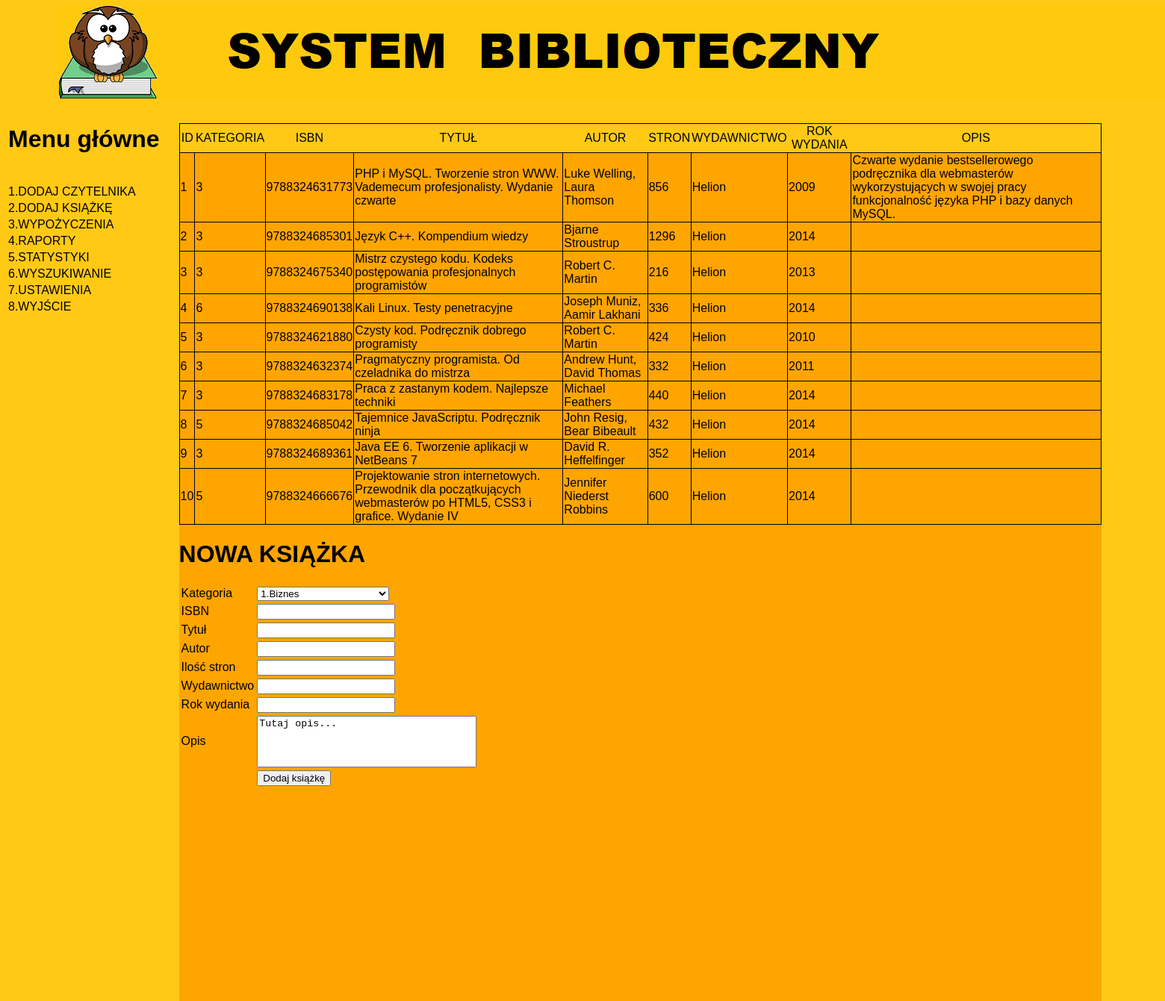
/Ksiazka.php, run on the app's committed database.
### tables this page shows
CREATE TABLE IF NOT EXISTS `ksiazka` (
`id_ksiazka` int(11) NOT NULL COMMENT 'Klucz główny przydzielony automatycznie',
  `id_kategoria` int(11) NOT NULL COMMENT 'Klucz obcy z tabeli kategoria',
  `isbn` varchar(13) NOT NULL COMMENT 'Niepowtarzalny 13-cyfrowy identyfikator książki',
  `tytul` varchar(200) NOT NULL COMMENT 'Tytuł książki',
  `autor` varchar(70) NOT NULL COMMENT 'Imię i Nazwisko autora książki',
  `stron` int(4) NOT NULL COMMENT 'Liczba stron książki',
  `wydawnictwo` varchar(50) NOT NULL COMMENT 'Nazwa wydawnictwa, w którym wydano książkę',
  `rok_wydania` int(4) NOT NULL COMMENT 'Rok wydania książki',
  `opis` text COMMENT 'Opis książki'
);

### Ksiazka.php (the view, shortened to what this page needs)
<html>
	<head>
		<link rel = "stylesheet" type = "text/css" href = "biblioteka.css"/>
	</head>
	<body class = "index">
		<div id = "baner">
			<img src = "logo.png"/>
		</div>
		<div id = "lewa">
			<table>
			<tr>
			<td><h1>Menu główne</h1></br></td>
			</tr>
			<tr>
			<td><a href = "Czytelnik.php" id = "czytelnik">1.DODAJ CZYTELNIKA </a></td>
			</tr>
			<tr>
			<td><a href = "Ksiazka.php">2.DODAJ KSIĄŻKĘ</a></td>
			</tr>
			<tr>
			<td><a href = "Wypozyczenia.php">3.WYPOŻYCZENIA</a></td>
			</tr>
			<tr>
			<td><a href = "Raporty.php">4.RAPORTY</a></td>
			</tr>
			<tr>
			<td><a href = "Statystyka.php">5.STATYSTYKI</a></td>
			</tr>
			<tr>
			<td><a href = "Szukaj.php">6.WYSZUKIWANIE</a></td>
			</tr>
			<tr>
			<td><a href = "Ustawienia.php">7.USTAWIENIA</a></td>
			</tr>
			<tr>
			<td><a href = "Wyjscie.php">8.WYJŚCIE</a></td>
			</tr>
			</table>
	</div>
	<div class = "prawa">
	<?php
	$mysqli = new mysqli('localhost', 'root', 'zaq1@WSX', 'biblioteka');
	mysqli_select_db($mysqli, 'biblioteka');
	mysqli_query($mysqli, "SET NAMES 'utf8'");
	$wynik = mysqli_query($mysqli, "SELECT id_ksiazka, id_kategoria, isbn, tytul, autor, stron, wydawnictwo, rok_wydania, opis FROM `ksiazka`")
	or die('Błąd zapytania');
	if(mysqli_num_rows($wynik) > 0)
	{
		echo "<table class = 'brama'>";
		echo "<tr class = 'around'>";
		echo "<td>ID</td>";
		echo "<td>KATEGORIA</td>";
		echo "<td>ISBN</td>";
		echo "<td>TYTUŁ</td>";
		echo "<td>AUTOR</td>";
		echo "<td>STRON</td>";
		echo "<td>WYDAWNICTWO</td>";
		echo "<td>ROK WYDANIA</td>";
		echo "<td>OPIS</td>";
		echo "</tr>";
		while($r = mysqli_fetch_assoc($wynik))
		{
			echo "<tr>";
			echo "<td class = 'brama'>".$r['id_ksiazka']."</td>";
			echo "<td class = 'brama'>".$r['id_kategoria']."</td>";
			echo "<td class = 'brama'>".$r['isbn']."</td>";
			echo "<td class = 'brama'>".$r['tytul']."</td>";
			echo "<td class = 'brama'>".$r['autor']."</td>";
			echo "<td class = 'brama'>".$r['stron']."</td>";
			echo "<td class = 'brama'>".$r['wydawnictwo']."</td>";
			echo "<td class = 'brama'>".$r['rok_wydania']."</td>";
			echo "<td class = 'brama'>".$r['opis']."</td>";
			echo "</tr>";
		}
		echo "</table>";
	}
	?>
		<h1>NOWA KSIĄŻKA</h1>
		<form method = "POST"/>
		<table>
		<tr>
		<td>Kategoria</td> <td><select name="kategoria">
									<option value = "1">1.Biznes</option>
		</select></td>
		</tr>
		<tr>
		<td>ISBN</td> <td><input type = "text" name = "isbn"></td>
		</tr>
		<tr>
		<td>Tytuł</td> <td><input type = "text" name = "tytul"></td>
		</tr>
		<tr>
		<td>Autor</td> <td><input type = "text" name = "autor"></td>
		</tr>
		<tr>
		<td>Ilość stron</td> <td><input type = "text" name = "stron"></td>
		</tr>
		<tr>
		<td>Wydawnictwo</td> <td><input type = "text" name = "wydawnictwo"></td>
		</tr>
		<tr>
		<td>Rok wydania</td> <td><input type = "text" name = "rok_wydania"></td>
		</tr>
		<tr>
		<td>Opis</td> <td><textarea id = "opis"  name = "opis">Tutaj opis...</textarea></td>
		</tr>
		<tr>
		<td></td> <td><input type = "submit" name = "wyslij" value = "Dodaj książkę"></td>
		</tr>
		</table>
	</div>
	</body>
</html>

### biblioteka.css (style rules this page uses)
body.index { background-color:rgb(255, 201, 21); font-family: "Arial Narrow", Arial, sans-serif; }
img { margin-left:70px; }
#baner { width:100%; height:20%; }
#lewa { float:left; width:15%; height:80%; }
.prawa { background-color:orange; float:left; width:80%; height:150%; }
a:link { color: black; text-decoration: none; }
textarea { min-width:294px; max-width:294px; min-height:69px; max-height:69px; resize:none; }
.around { -webkit-border-radius: 20px; -khtml-border-radius: 20px; -moz-border-radius: 20px; border-radius: 20px; background-color:rgb(255, 201, 21); text-align:center; }
.brama { border: 1px solid black; border-collapse: collapse; }

### data on the page
ksiazka: id_ksiazka "1", id_kategoria "3", isbn "9788324631773", tytul "PHP i MySQL. Tworzenie stron WWW. Vademecum profesjonalisty. Wydanie czwarte", autor "Luke Welling, Laura Thomson", stron "856", wydawnictwo "Helion", rok_wydania "2009", opis "Czwarte wydanie bestsellerowego podręcznika dla webmasterów wykorzystujących w swojej pracy funkcjonalność języka PHP i bazy danych MySQL."
ksiazka: id_ksiazka "2", id_kategoria "3", isbn "9788324685301", tytul "Język C++. Kompendium wiedzy", autor "Bjarne Stroustrup", stron "1296", wydawnictwo "Helion", rok_wydania "2014"
ksiazka: id_ksiazka "3", id_kategoria "3", isbn "9788324675340", tytul "Mistrz czystego kodu. Kodeks postępowania profesjonalnych programistów", autor "Robert C. Martin", stron "216", wydawnictwo "Helion", rok_wydania "2013"
ksiazka: id_ksiazka "4", id_kategoria "6", isbn "9788324690138", tytul "Kali Linux. Testy penetracyjne", autor "Joseph Muniz, Aamir Lakhani", stron "336", wydawnictwo "Helion", rok_wydania "2014"
ksiazka: id_ksiazka "5", id_kategoria "3", isbn "9788324621880", tytul "Czysty kod. Podręcznik dobrego programisty", autor "Robert C. Martin", stron "424", wydawnictwo "Helion", rok_wydania "2010"
ksiazka: id_ksiazka "6", id_kategoria "3", isbn "9788324632374", tytul "Pragmatyczny programista. Od czeladnika do mistrza", autor "Andrew Hunt, David Thomas", stron "332", wydawnictwo "Helion", rok_wydania "2011"
ksiazka: id_ksiazka "7", id_kategoria "3", isbn "9788324683178", tytul "Praca z zastanym kodem. Najlepsze techniki", autor "Michael Feathers", stron "440", wydawnictwo "Helion", rok_wydania "2014"
ksiazka: id_ksiazka "8", id_kategoria "5", isbn "9788324685042", tytul "Tajemnice JavaScriptu. Podręcznik ninja", autor "John Resig, Bear Bibeault", stron "432", wydawnictwo "Helion", rok_wydania "2014"
ksiazka: id_ksiazka "9", id_kategoria "3", isbn "9788324689361", tytul "Java EE 6. Tworzenie aplikacji w NetBeans 7", autor "David R. Heffelfinger", stron "352", wydawnictwo "Helion", rok_wydania "2014"
ksiazka: id_ksiazka "10", id_kategoria "5", isbn "9788324666676", tytul "Projektowanie stron internetowych. Przewodnik dla początkujących webmasterów po HTML5, CSS3 i grafice. Wydanie IV", autor "Jennifer Niederst Robbins", stron "600", wydawnictwo "Helion", rok_wydania "2014"
